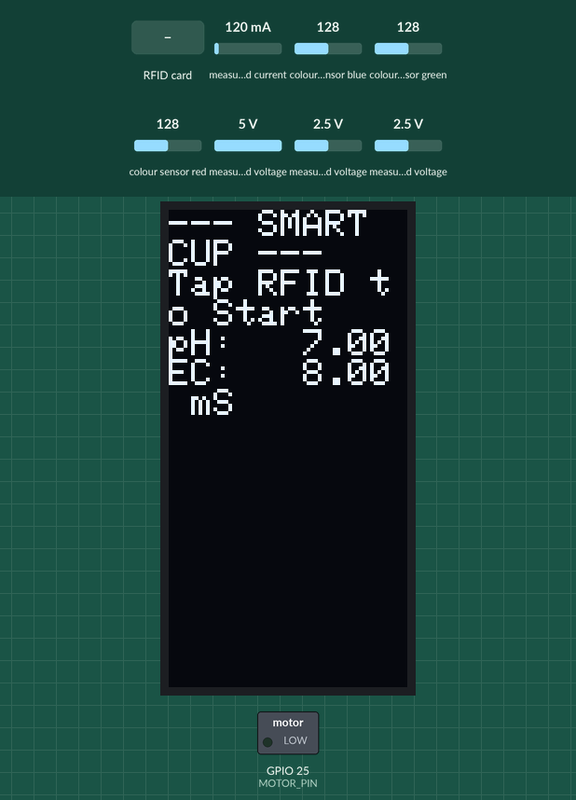
The program below on a simulated ESP32. Parts: 64×128 one-colour display, switched loads named in the program (green lamp = pin HIGH). The inputs (shaded band) are chosen by the test bench; at power-on: measured voltage 2.5 V, measured current 120 mA, colour sensor blue 128, colour sensor green 128, colour sensor red 128, measured voltage 5 V. No radio packets arrive unless stated; pins used as bus, display or sensor lines are not drawn; what the program prints to the serial monitor is not drawn.

Above: at 1.3 s.
1.4 s: measured voltage (sensor 200) set to 0.1 V
At 2.4 s:
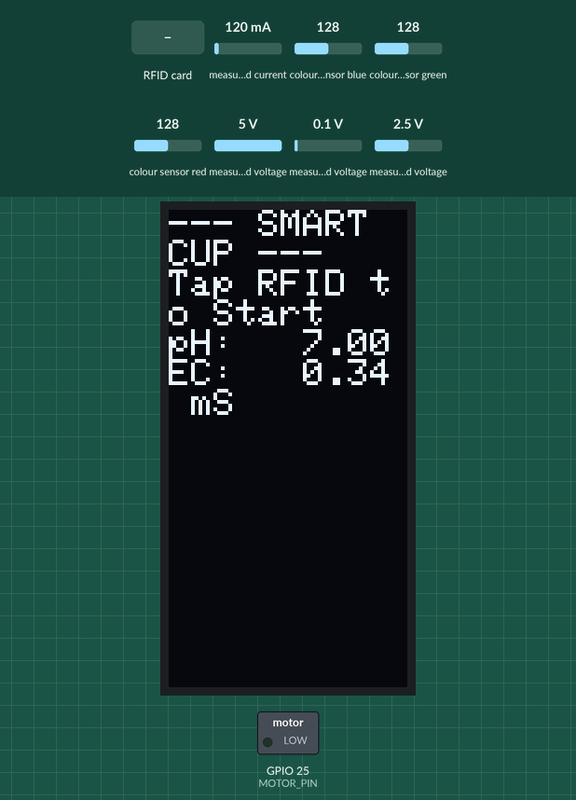
3.0 s: measured voltage (sensor 201) set to 0.1 V
At 4.4 s:
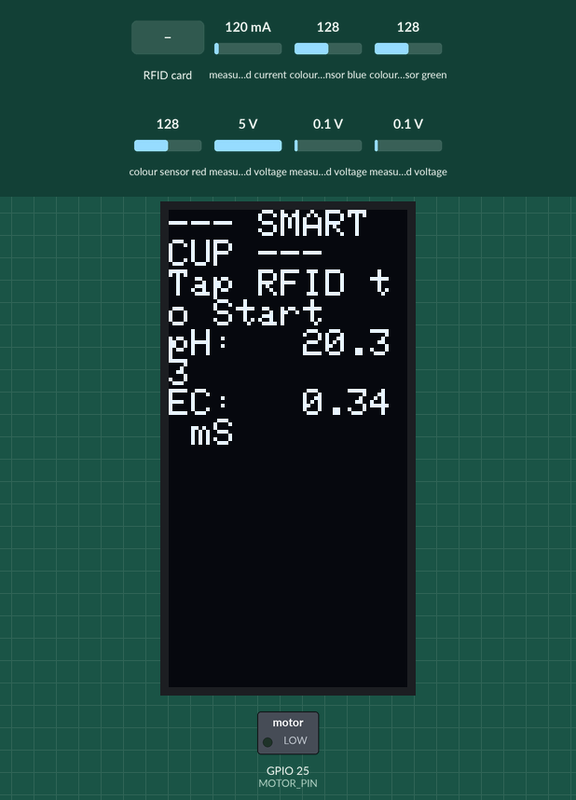
4.7 s: measured voltage (sensor 200) set to 1.2 V
At 5.2 s:
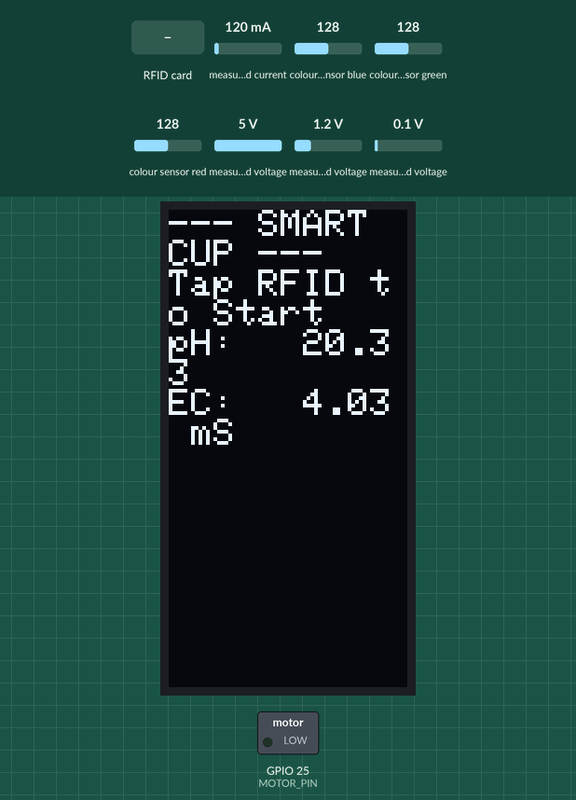
6.3 s: measured voltage (sensor 201) set to 1.2 V
At 7.1 s:
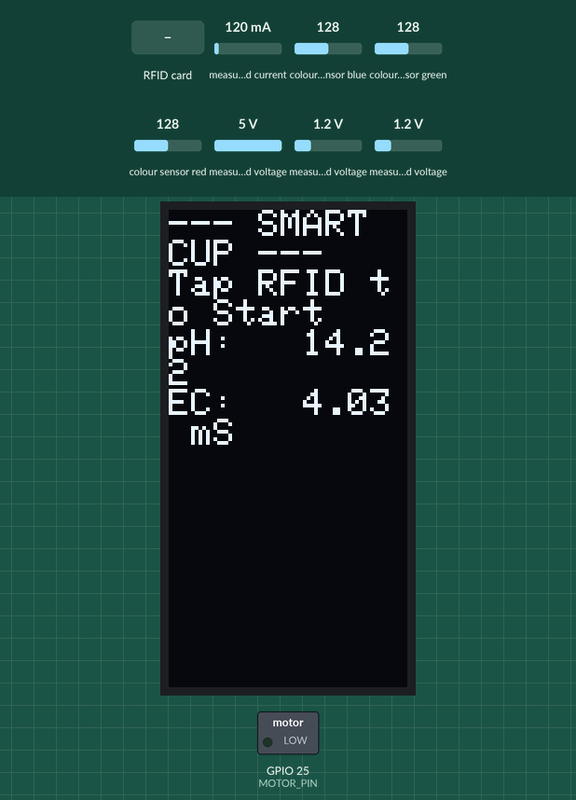
8.0 s: RFID card 5E 7A 19 C4 held to the reader
At 14.3 s:
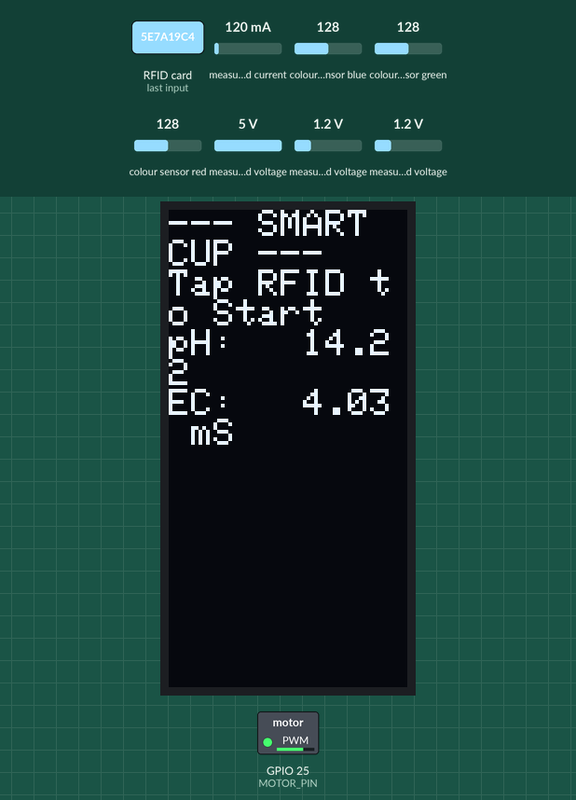
Timing chart, 0 to 23.6 s (numbered marks = the images above; inputs shaded):
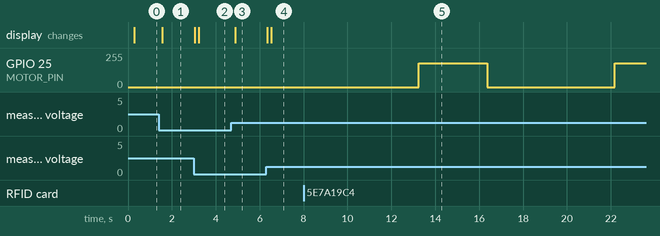

The program:

main.cpp
```cpp
#include <Arduino.h>
#include <Wire.h>
#include <Adafruit_GFX.h>
#include <Adafruit_SSD1306.h>
#include <Adafruit_TCS34725.h>
#include <Adafruit_INA219.h>
#include <Adafruit_ADS1X15.h>
#include <SPI.h>
#include <MFRC522.h>
#include <LoRa.h>
#include <ArduinoJson.h>

#define SCREEN_WIDTH 128
#define SCREEN_HEIGHT 64
#define OLED_RESET -1
Adafruit_SSD1306 display(SCREEN_WIDTH, SCREEN_HEIGHT, &Wire, OLED_RESET);

Adafruit_TCS34725 tcs = Adafruit_TCS34725(TCS34725_INTEGRATIONTIME_50MS, TCS34725_GAIN_4X);
Adafruit_INA219 ina219;
Adafruit_ADS1115 ads1115;

const int SDA_PIN = 18;
const int SCL_PIN = 19;
const int MOTOR_PIN = 25;
const int IR_PIN = 32;

const int CONTROLLED_PWM = 180;

#define RFID_SS_PIN 5
#define RFID_RST_PIN 4
MFRC522 mfrc522(RFID_SS_PIN, RFID_RST_PIN);

#define SPI_SCK 14
#define SPI_MISO 27
#define SPI_MOSI 13

#define LORA_SS 15
#define LORA_RST 33
#define LORA_DIO0 34

void setup()
{
  Serial.begin(115200);
  while (!Serial)
    ;

  Wire.begin(SDA_PIN, SCL_PIN);
  pinMode(MOTOR_PIN, OUTPUT);
  analogWrite(MOTOR_PIN, 0);
  pinMode(IR_PIN, INPUT);

  pinMode(RFID_SS_PIN, OUTPUT);
  digitalWrite(RFID_SS_PIN, HIGH);
  pinMode(LORA_SS, OUTPUT);
  digitalWrite(LORA_SS, HIGH);

  display.begin(SSD1306_SWITCHCAPVCC, 0x3C);
  display.setRotation(1);
  display.clearDisplay();
  display.setTextColor(SSD1306_WHITE);
  display.setCursor(0, 0);
  display.println(F("BovineGuard v3.0"));
  display.display();

  tcs.begin();
  ina219.begin();
  ads1115.setGain(GAIN_TWOTHIRDS);
  ads1115.begin();

  SPI.begin(SPI_SCK, SPI_MISO, SPI_MOSI);
  mfrc522.PCD_Init();

  LoRa.setSPI(SPI);
  LoRa.setPins(LORA_SS, LORA_RST, LORA_DIO0);
  if (!LoRa.begin(433E6))
  {
    Serial.println(F("LoRa failed!"));
  }
  else
  {
    Serial.println(F("LoRa Ready."));
    LoRa.setSyncWord(0xF3);
  }
}

void loop()
{
  float ecSum = 0, phVoltsSum = 0;
  for (int i = 0; i < 5; i++)
  {
    int16_t adc0 = ads1115.readADC_SingleEnded(0);
    int16_t adc1 = ads1115.readADC_SingleEnded(1);
    float vTds = ads1115.computeVolts(adc0);
    float vPh = ads1115.computeVolts(adc1);
    float sampleEc = (vTds / 2.38) * 8.0;
    if (sampleEc < 0)
      sampleEc = 0;
    if (sampleEc > 8.0)
      sampleEc = 8.0;
    ecSum += sampleEc;
    phVoltsSum += vPh;
    delay(10);
  }

  float ec_mS_per_cm = ecSum / 5;
  float phValue = 7.0 + ((2.5 - (phVoltsSum / 5)) / 0.18);

  display.clearDisplay();
  display.setCursor(0, 0);
  display.println(F("--- SMART CUP ---"));
  display.println(F("Tap RFID to Start"));
  display.print(F("pH:   "));
  display.println(phValue, 2);
  display.print(F("EC:   "));
  display.print(ec_mS_per_cm, 2);
  display.println(F(" mS"));
  display.display();

  if (mfrc522.PICC_IsNewCardPresent() && mfrc522.PICC_ReadCardSerial())
  {
    String currentRFID = "";
    for (byte i = 0; i < mfrc522.uid.size; i++)
    {
      currentRFID += String(mfrc522.uid.uidByte[i] < 0x10 ? "0" : "");
      currentRFID += String(mfrc522.uid.uidByte[i], HEX);
    }
    currentRFID.toUpperCase();

    mfrc522.PICC_HaltA();
    mfrc522.PCD_StopCrypto1();
    digitalWrite(RFID_SS_PIN, HIGH);

    Serial.println("\n[EVENT] RFID: " + currentRFID);

    String quarters[4] = {"LF", "RF", "LR", "RR"};

    for (int qIdx = 0; qIdx < 4; qIdx++)
    {
      String currentQuarter = quarters[qIdx];
      delay(5000);

      float phSumEvent = 0;
      for (int p = 0; p < 15; p++)
      {
        phSumEvent += ads1115.computeVolts(ads1115.readADC_SingleEnded(1));
        delay(5);
      }
      float stablePhValue = 7.0 + ((2.5 - (phSumEvent / 15)) / 0.18);

      uint16_t sampleR, sampleG, sampleB, sampleC;
      tcs.getRawData(&sampleR, &sampleG, &sampleB, &sampleC);

      analogWrite(MOTOR_PIN, CONTROLLED_PWM);
      delay(2000);

      float rawReadings[40];
      for (int j = 0; j < 40; j++)
      {
        float measuredCurrent = abs(ina219.getCurrent_mA());
        float busVoltage = ina219.getBusVoltage_V();
        rawReadings[j] = (busVoltage > 3.0) ? (measuredCurrent * (5.0 / busVoltage)) : measuredCurrent;
        delay(25);
      }

      for (int i = 0; i < 39; i++)
      {
        for (int k = i + 1; k < 40; k++)
        {
          if (rawReadings[i] > rawReadings[k])
          {
            float temp = rawReadings[i];
            rawReadings[i] = rawReadings[k];
            rawReadings[k] = temp;
          }
        }
      }

      float correctedCurrentSum = 0;
      for (int j = 4; j < 36; j++)
        correctedCurrentSum += rawReadings[j];
      float finalVisc_mA = correctedCurrentSum / 32;
      analogWrite(MOTOR_PIN, 0);

      StaticJsonDocument<256> doc;
      doc["type"] = "cup";
      doc["rfid"] = currentRFID;
      doc["quarter"] = currentQuarter;
      doc["ec"] = serialized(String(ec_mS_per_cm, 2));
      doc["ph"] = serialized(String(stablePhValue, 2));
      doc["r"] = sampleR;
      doc["g"] = sampleG;
      doc["b"] = sampleB;
      doc["viscosity"] = serialized(String(finalVisc_mA, 1));

      String jsonPayload;
      serializeJson(doc, jsonPayload);

      Serial.println("\n>>> Sent: " + jsonPayload);

      LoRa.beginPacket();
      LoRa.print(jsonPayload);
      LoRa.endPacket();

      delay(500);
    }
  }
}
```

Measured:
- after the input at 1.4 s, the display: changes after 0.17 s (image 1)
- after the input at 3.0 s, the display: first changes at once (image 2 shows a later state)
- after the input at 4.7 s, the display: changes after 0.18 s (image 3)
- after the input at 6.3 s, the display: first changes after 0.05 s (image 4 shows a later state)
- after the input at 8.0 s, GPIO 25 (MOTOR_PIN): 0/255 → 180/255 after 5.3 s, → 0/255 3.1 s later, → 180/255 5.8 s later
